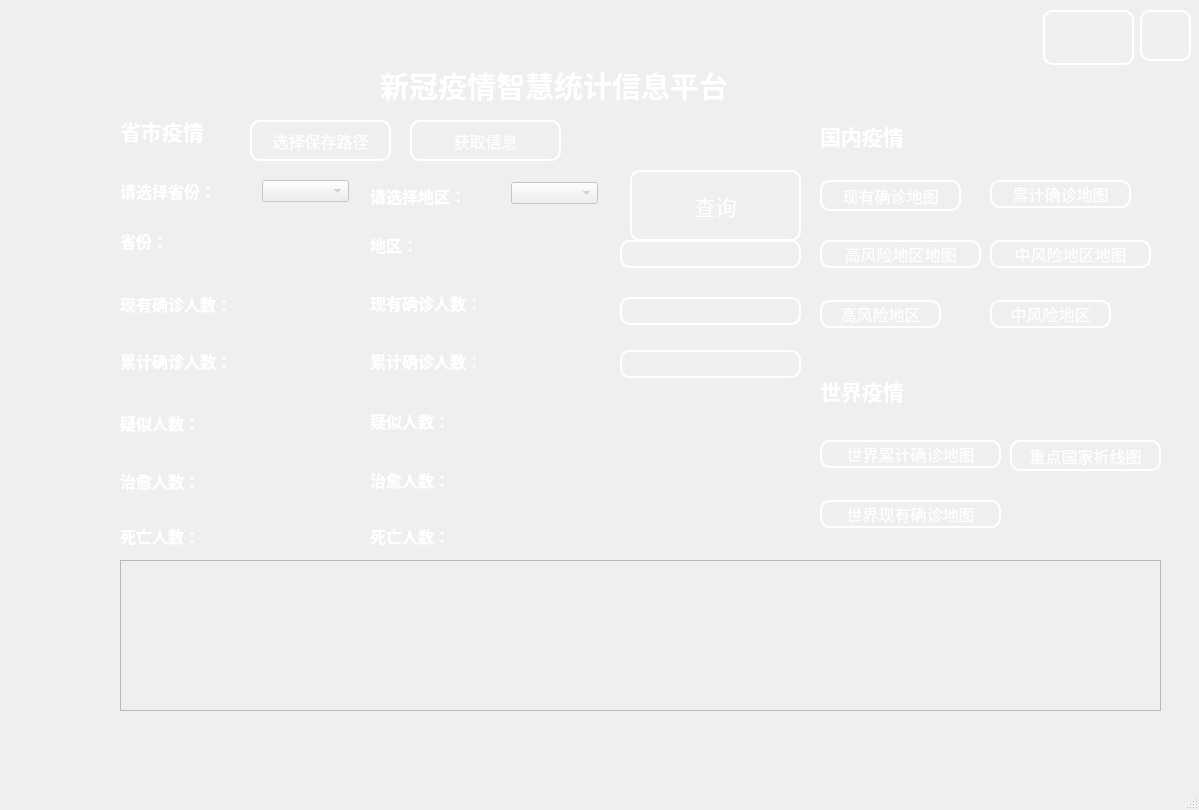
<?xml version="1.0" encoding="UTF-8"?>
<ui version="4.0">
 <class>MainWindow</class>
 <widget class="QMainWindow" name="MainWindow">
  <property name="enabled">
   <bool>false</bool>
  </property>
  <property name="geometry">
   <rect>
    <x>0</x>
    <y>0</y>
    <width>1199</width>
    <height>810</height>
   </rect>
  </property>
  <property name="windowTitle">
   <string>新冠疫情智慧统计信息平台</string>
  </property>
  <property name="windowIcon">
   <iconset>
    <normaloff>C:/Users/12858/.designer/backup/images/统计.png</normaloff>C:/Users/12858/.designer/backup/images/统计.png</iconset>
  </property>
  <property name="animated">
   <bool>true</bool>
  </property>
  <property name="dockOptions">
   <set>QMainWindow::AllowTabbedDocks|QMainWindow::AnimatedDocks</set>
  </property>
  <property name="unifiedTitleAndToolBarOnMac">
   <bool>false</bool>
  </property>
  <widget class="QWidget" name="centralwidget">
   <widget class="QWidget" name="widget" native="true">
    <property name="geometry">
     <rect>
      <x>10</x>
      <y>0</y>
      <width>1201</width>
      <height>751</height>
     </rect>
    </property>
    <property name="minimumSize">
     <size>
      <width>1201</width>
      <height>751</height>
     </size>
    </property>
    <property name="maximumSize">
     <size>
      <width>1201</width>
      <height>751</height>
     </size>
    </property>
    <property name="styleSheet">
     <string notr="true">/*背景*/
QWidget {
border-image:url(D:/python_workspase/疫情/images/bg1.jpg);
}

/*按钮（正常）*/
QPushButton{
border-image:url();
background-color:rgba(255,255,255,0);
color:#FFFFFF;
border:2px solid white;
border-radius:10px;
}

/*按钮（悬停）*/
QPushButton:hover{
border-image:url();
background-color:rgba(84,204,243,0);
color:rgb(84,204,243);
border:2px solid rgb(84,204,243);
border-radius:10px;
}

/*按钮（按下）*/
QPushButton:pressed{
border-image:url();
background-color:rgba(29,107,214,0);
color:rgb(29,107,214);
border:2px solid rgb(29,107,214);
border-radius:10px;
}

/*文本*/
QLabel{
border-image:url();
font-weight:bold;
color:#FFFFFF;
}

/*下拉列表*/
QComboBox{
border-image:url();
}</string>
    </property>
    <widget class="QLabel" name="label">
     <property name="geometry">
      <rect>
       <x>370</x>
       <y>40</y>
       <width>451</width>
       <height>91</height>
      </rect>
     </property>
     <property name="font">
      <font>
       <family>UD Digi Kyokasho NK-B</family>
       <pointsize>22</pointsize>
       <weight>75</weight>
       <italic>false</italic>
       <bold>true</bold>
      </font>
     </property>
     <property name="text">
      <string>新冠疫情智慧统计信息平台</string>
     </property>
    </widget>
    <widget class="QPushButton" name="b_out">
     <property name="geometry">
      <rect>
       <x>1130</x>
       <y>10</y>
       <width>51</width>
       <height>51</height>
      </rect>
     </property>
     <property name="styleSheet">
      <string notr="true">QPushButton{
border-image:url(D:/python_workspase/疫情/images/选项卡关闭按钮.png);
}

QPushButton:hover {
border-image:url(D:/python_workspase/疫情/images/选项卡关闭按钮2.png);
}

QPushButton:pressed {
border-image:url(D:/python_workspase/疫情/images/选项卡关闭按钮3.png);
}</string>
     </property>
     <property name="text">
      <string/>
     </property>
    </widget>
    <widget class="QComboBox" name="cb_province">
     <property name="geometry">
      <rect>
       <x>252</x>
       <y>180</y>
       <width>87</width>
       <height>22</height>
      </rect>
     </property>
    </widget>
    <widget class="QComboBox" name="cb_city">
     <property name="geometry">
      <rect>
       <x>501</x>
       <y>182</y>
       <width>87</width>
       <height>22</height>
      </rect>
     </property>
    </widget>
    <widget class="QLabel" name="label_3">
     <property name="geometry">
      <rect>
       <x>110</x>
       <y>230</y>
       <width>72</width>
       <height>21</height>
      </rect>
     </property>
     <property name="font">
      <font>
       <family>Arial</family>
       <pointsize>12</pointsize>
       <weight>75</weight>
       <bold>true</bold>
      </font>
     </property>
     <property name="text">
      <string>省份：</string>
     </property>
    </widget>
    <widget class="QLabel" name="label_4">
     <property name="geometry">
      <rect>
       <x>110</x>
       <y>293</y>
       <width>141</width>
       <height>21</height>
      </rect>
     </property>
     <property name="font">
      <font>
       <family>Arial</family>
       <pointsize>12</pointsize>
       <weight>75</weight>
       <bold>true</bold>
      </font>
     </property>
     <property name="text">
      <string>现有确诊人数：</string>
     </property>
    </widget>
    <widget class="QLabel" name="label_5">
     <property name="geometry">
      <rect>
       <x>110</x>
       <y>350</y>
       <width>131</width>
       <height>21</height>
      </rect>
     </property>
     <property name="font">
      <font>
       <family>Arial</family>
       <pointsize>12</pointsize>
       <weight>75</weight>
       <bold>true</bold>
      </font>
     </property>
     <property name="text">
      <string>累计确诊人数：</string>
     </property>
    </widget>
    <widget class="QLabel" name="label_6">
     <property name="geometry">
      <rect>
       <x>110</x>
       <y>407</y>
       <width>101</width>
       <height>31</height>
      </rect>
     </property>
     <property name="font">
      <font>
       <family>Arial</family>
       <pointsize>12</pointsize>
       <weight>75</weight>
       <bold>true</bold>
      </font>
     </property>
     <property name="text">
      <string>疑似人数：</string>
     </property>
    </widget>
    <widget class="QLabel" name="label_7">
     <property name="geometry">
      <rect>
       <x>110</x>
       <y>520</y>
       <width>91</width>
       <height>31</height>
      </rect>
     </property>
     <property name="font">
      <font>
       <family>Arial</family>
       <pointsize>12</pointsize>
       <weight>75</weight>
       <bold>true</bold>
      </font>
     </property>
     <property name="text">
      <string>死亡人数：</string>
     </property>
    </widget>
    <widget class="QLabel" name="label_8">
     <property name="geometry">
      <rect>
       <x>110</x>
       <y>465</y>
       <width>91</width>
       <height>31</height>
      </rect>
     </property>
     <property name="font">
      <font>
       <family>Arial</family>
       <pointsize>12</pointsize>
       <weight>75</weight>
       <bold>true</bold>
      </font>
     </property>
     <property name="text">
      <string>治愈人数：</string>
     </property>
    </widget>
    <widget class="QLabel" name="label_10">
     <property name="geometry">
      <rect>
       <x>360</x>
       <y>520</y>
       <width>91</width>
       <height>31</height>
      </rect>
     </property>
     <property name="font">
      <font>
       <family>Arial</family>
       <pointsize>12</pointsize>
       <weight>75</weight>
       <bold>true</bold>
      </font>
     </property>
     <property name="text">
      <string>死亡人数：</string>
     </property>
    </widget>
    <widget class="QLabel" name="label_11">
     <property name="geometry">
      <rect>
       <x>360</x>
       <y>287</y>
       <width>141</width>
       <height>31</height>
      </rect>
     </property>
     <property name="font">
      <font>
       <family>Arial</family>
       <pointsize>12</pointsize>
       <weight>75</weight>
       <bold>true</bold>
      </font>
     </property>
     <property name="text">
      <string>现有确诊人数：</string>
     </property>
    </widget>
    <widget class="QLabel" name="label_12">
     <property name="geometry">
      <rect>
       <x>360</x>
       <y>345</y>
       <width>141</width>
       <height>31</height>
      </rect>
     </property>
     <property name="font">
      <font>
       <family>Arial</family>
       <pointsize>12</pointsize>
       <weight>75</weight>
       <bold>true</bold>
      </font>
     </property>
     <property name="text">
      <string>累计确诊人数：</string>
     </property>
    </widget>
    <widget class="QLabel" name="label_13">
     <property name="geometry">
      <rect>
       <x>360</x>
       <y>410</y>
       <width>101</width>
       <height>21</height>
      </rect>
     </property>
     <property name="font">
      <font>
       <family>Arial</family>
       <pointsize>12</pointsize>
       <weight>75</weight>
       <bold>true</bold>
      </font>
     </property>
     <property name="text">
      <string>疑似人数：</string>
     </property>
    </widget>
    <widget class="QLabel" name="label_14">
     <property name="geometry">
      <rect>
       <x>360</x>
       <y>464</y>
       <width>91</width>
       <height>31</height>
      </rect>
     </property>
     <property name="font">
      <font>
       <family>Arial</family>
       <pointsize>12</pointsize>
       <weight>75</weight>
       <bold>true</bold>
      </font>
     </property>
     <property name="text">
      <string>治愈人数：</string>
     </property>
    </widget>
    <widget class="QLabel" name="label_15">
     <property name="geometry">
      <rect>
       <x>360</x>
       <y>229</y>
       <width>71</width>
       <height>31</height>
      </rect>
     </property>
     <property name="font">
      <font>
       <family>Arial</family>
       <pointsize>12</pointsize>
       <weight>75</weight>
       <bold>true</bold>
      </font>
     </property>
     <property name="text">
      <string>地区：</string>
     </property>
    </widget>
    <widget class="QPushButton" name="cumulative_deaths_history_province">
     <property name="geometry">
      <rect>
       <x>610</x>
       <y>350</y>
       <width>181</width>
       <height>28</height>
      </rect>
     </property>
     <property name="font">
      <font>
       <family>Arial</family>
       <pointsize>12</pointsize>
      </font>
     </property>
     <property name="text">
      <string/>
     </property>
    </widget>
    <widget class="QPushButton" name="cumulative_diagnosis_provincial_history">
     <property name="geometry">
      <rect>
       <x>610</x>
       <y>240</y>
       <width>181</width>
       <height>28</height>
      </rect>
     </property>
     <property name="font">
      <font>
       <family>Arial</family>
       <pointsize>12</pointsize>
      </font>
     </property>
     <property name="text">
      <string/>
     </property>
    </widget>
    <widget class="QPushButton" name="provincial_history_current_diagnosis">
     <property name="geometry">
      <rect>
       <x>610</x>
       <y>297</y>
       <width>181</width>
       <height>28</height>
      </rect>
     </property>
     <property name="font">
      <font>
       <family>Arial</family>
       <pointsize>12</pointsize>
      </font>
     </property>
     <property name="text">
      <string/>
     </property>
    </widget>
    <widget class="QPushButton" name="b_minimize">
     <property name="geometry">
      <rect>
       <x>1033</x>
       <y>10</y>
       <width>91</width>
       <height>55</height>
      </rect>
     </property>
     <property name="styleSheet">
      <string notr="true">QPushButton {
border-image:url(D:/python_workspase/疫情/images/最小化按钮.png);
}

QPushButton:hover {
border-image:url(D:/python_workspase/疫情/images/最小化按钮2.png);
}

QPushButton:pressed {
border-image:url(D:/python_workspase/疫情/images/最小化按钮3.png);
}</string>
     </property>
     <property name="text">
      <string/>
     </property>
    </widget>
    <widget class="QLabel" name="label_16">
     <property name="geometry">
      <rect>
       <x>110</x>
       <y>110</y>
       <width>121</width>
       <height>41</height>
      </rect>
     </property>
     <property name="font">
      <font>
       <family>Arial</family>
       <pointsize>16</pointsize>
       <weight>75</weight>
       <bold>true</bold>
      </font>
     </property>
     <property name="text">
      <string>省市疫情</string>
     </property>
    </widget>
    <widget class="QLabel" name="label_17">
     <property name="geometry">
      <rect>
       <x>810</x>
       <y>120</y>
       <width>121</width>
       <height>31</height>
      </rect>
     </property>
     <property name="font">
      <font>
       <family>Arial</family>
       <pointsize>16</pointsize>
       <weight>75</weight>
       <bold>true</bold>
      </font>
     </property>
     <property name="text">
      <string>国内疫情</string>
     </property>
    </widget>
    <widget class="QPushButton" name="existing_diagnostic_map">
     <property name="geometry">
      <rect>
       <x>810</x>
       <y>180</y>
       <width>141</width>
       <height>31</height>
      </rect>
     </property>
     <property name="font">
      <font>
       <family>Arial</family>
       <pointsize>12</pointsize>
      </font>
     </property>
     <property name="styleSheet">
      <string notr="true"/>
     </property>
     <property name="text">
      <string>现有确诊地图</string>
     </property>
    </widget>
    <widget class="QPushButton" name="cumulative_diagnosis_map">
     <property name="geometry">
      <rect>
       <x>980</x>
       <y>180</y>
       <width>141</width>
       <height>28</height>
      </rect>
     </property>
     <property name="font">
      <font>
       <family>Arial</family>
       <pointsize>12</pointsize>
      </font>
     </property>
     <property name="text">
      <string>累计确诊地图</string>
     </property>
    </widget>
    <widget class="QPushButton" name="high_risk_areas">
     <property name="geometry">
      <rect>
       <x>810</x>
       <y>300</y>
       <width>121</width>
       <height>28</height>
      </rect>
     </property>
     <property name="font">
      <font>
       <family>Arial</family>
       <pointsize>12</pointsize>
      </font>
     </property>
     <property name="text">
      <string>高风险地区</string>
     </property>
    </widget>
    <widget class="QPushButton" name="high_risk_area_map">
     <property name="geometry">
      <rect>
       <x>810</x>
       <y>240</y>
       <width>161</width>
       <height>28</height>
      </rect>
     </property>
     <property name="font">
      <font>
       <family>Arial</family>
       <pointsize>12</pointsize>
      </font>
     </property>
     <property name="text">
      <string>高风险地区地图</string>
     </property>
    </widget>
    <widget class="QPushButton" name="medium_risk_area_map">
     <property name="geometry">
      <rect>
       <x>980</x>
       <y>240</y>
       <width>161</width>
       <height>28</height>
      </rect>
     </property>
     <property name="font">
      <font>
       <family>Arial</family>
       <pointsize>12</pointsize>
      </font>
     </property>
     <property name="text">
      <string>中风险地区地图</string>
     </property>
    </widget>
    <widget class="QPushButton" name="medium_risk_areas">
     <property name="geometry">
      <rect>
       <x>980</x>
       <y>300</y>
       <width>121</width>
       <height>28</height>
      </rect>
     </property>
     <property name="font">
      <font>
       <family>Arial</family>
       <pointsize>12</pointsize>
      </font>
     </property>
     <property name="text">
      <string>中风险地区</string>
     </property>
    </widget>
    <widget class="QLabel" name="label_2">
     <property name="geometry">
      <rect>
       <x>810</x>
       <y>370</y>
       <width>121</width>
       <height>41</height>
      </rect>
     </property>
     <property name="font">
      <font>
       <family>Arial</family>
       <pointsize>16</pointsize>
       <weight>75</weight>
       <bold>true</bold>
      </font>
     </property>
     <property name="text">
      <string>世界疫情</string>
     </property>
    </widget>
    <widget class="QPushButton" name="world_cumulative_diagnosis_map">
     <property name="geometry">
      <rect>
       <x>810</x>
       <y>440</y>
       <width>181</width>
       <height>28</height>
      </rect>
     </property>
     <property name="font">
      <font>
       <family>Arial</family>
       <pointsize>12</pointsize>
      </font>
     </property>
     <property name="text">
      <string>世界累计确诊地图</string>
     </property>
    </widget>
    <widget class="QPushButton" name="world_existing_diagnosis_map">
     <property name="geometry">
      <rect>
       <x>810</x>
       <y>500</y>
       <width>181</width>
       <height>28</height>
      </rect>
     </property>
     <property name="font">
      <font>
       <family>Arial</family>
       <pointsize>12</pointsize>
      </font>
     </property>
     <property name="text">
      <string>世界现有确诊地图</string>
     </property>
    </widget>
    <widget class="QLabel" name="label_9">
     <property name="geometry">
      <rect>
       <x>110</x>
       <y>170</y>
       <width>121</width>
       <height>41</height>
      </rect>
     </property>
     <property name="font">
      <font>
       <family>Arial</family>
       <pointsize>12</pointsize>
       <weight>75</weight>
       <bold>true</bold>
      </font>
     </property>
     <property name="text">
      <string>请选择省份：</string>
     </property>
    </widget>
    <widget class="QLabel" name="label_18">
     <property name="geometry">
      <rect>
       <x>360</x>
       <y>180</y>
       <width>121</width>
       <height>31</height>
      </rect>
     </property>
     <property name="font">
      <font>
       <family>Arial</family>
       <pointsize>12</pointsize>
       <weight>75</weight>
       <bold>true</bold>
      </font>
     </property>
     <property name="text">
      <string>请选择地区：</string>
     </property>
    </widget>
    <widget class="QLabel" name="province">
     <property name="geometry">
      <rect>
       <x>260</x>
       <y>230</y>
       <width>72</width>
       <height>15</height>
      </rect>
     </property>
     <property name="font">
      <font>
       <family>Arial</family>
       <pointsize>12</pointsize>
       <weight>75</weight>
       <bold>true</bold>
      </font>
     </property>
     <property name="text">
      <string/>
     </property>
    </widget>
    <widget class="QLabel" name="p_currentConfirmedCount">
     <property name="geometry">
      <rect>
       <x>260</x>
       <y>298</y>
       <width>72</width>
       <height>15</height>
      </rect>
     </property>
     <property name="font">
      <font>
       <family>Arial</family>
       <pointsize>12</pointsize>
       <weight>75</weight>
       <bold>true</bold>
      </font>
     </property>
     <property name="text">
      <string/>
     </property>
    </widget>
    <widget class="QLabel" name="p_confirmedCount">
     <property name="geometry">
      <rect>
       <x>260</x>
       <y>355</y>
       <width>72</width>
       <height>15</height>
      </rect>
     </property>
     <property name="font">
      <font>
       <family>Arial</family>
       <pointsize>12</pointsize>
       <weight>75</weight>
       <bold>true</bold>
      </font>
     </property>
     <property name="text">
      <string/>
     </property>
    </widget>
    <widget class="QLabel" name="p_suspectedCount">
     <property name="geometry">
      <rect>
       <x>260</x>
       <y>410</y>
       <width>72</width>
       <height>15</height>
      </rect>
     </property>
     <property name="font">
      <font>
       <family>Arial</family>
       <pointsize>12</pointsize>
       <weight>75</weight>
       <bold>true</bold>
      </font>
     </property>
     <property name="text">
      <string/>
     </property>
    </widget>
    <widget class="QLabel" name="p_curedCount">
     <property name="geometry">
      <rect>
       <x>260</x>
       <y>470</y>
       <width>72</width>
       <height>15</height>
      </rect>
     </property>
     <property name="font">
      <font>
       <family>Arial</family>
       <pointsize>12</pointsize>
       <weight>75</weight>
       <bold>true</bold>
      </font>
     </property>
     <property name="text">
      <string/>
     </property>
    </widget>
    <widget class="QLabel" name="p_deadCount">
     <property name="geometry">
      <rect>
       <x>260</x>
       <y>530</y>
       <width>72</width>
       <height>15</height>
      </rect>
     </property>
     <property name="font">
      <font>
       <family>Arial</family>
       <pointsize>12</pointsize>
       <weight>75</weight>
       <bold>true</bold>
      </font>
     </property>
     <property name="text">
      <string/>
     </property>
    </widget>
    <widget class="QLabel" name="area">
     <property name="geometry">
      <rect>
       <x>430</x>
       <y>240</y>
       <width>161</width>
       <height>20</height>
      </rect>
     </property>
     <property name="font">
      <font>
       <family>Arial</family>
       <pointsize>12</pointsize>
       <weight>75</weight>
       <bold>true</bold>
      </font>
     </property>
     <property name="text">
      <string/>
     </property>
    </widget>
    <widget class="QLabel" name="a_currentConfirmedCount">
     <property name="geometry">
      <rect>
       <x>510</x>
       <y>300</y>
       <width>72</width>
       <height>15</height>
      </rect>
     </property>
     <property name="font">
      <font>
       <family>Arial</family>
       <pointsize>12</pointsize>
       <weight>75</weight>
       <bold>true</bold>
      </font>
     </property>
     <property name="text">
      <string/>
     </property>
    </widget>
    <widget class="QLabel" name="a_confirmedCount">
     <property name="geometry">
      <rect>
       <x>510</x>
       <y>355</y>
       <width>72</width>
       <height>15</height>
      </rect>
     </property>
     <property name="font">
      <font>
       <family>Arial</family>
       <pointsize>12</pointsize>
       <weight>75</weight>
       <bold>true</bold>
      </font>
     </property>
     <property name="text">
      <string/>
     </property>
    </widget>
    <widget class="QLabel" name="a_suspectedCount">
     <property name="geometry">
      <rect>
       <x>510</x>
       <y>410</y>
       <width>72</width>
       <height>15</height>
      </rect>
     </property>
     <property name="font">
      <font>
       <family>Arial</family>
       <pointsize>12</pointsize>
       <weight>75</weight>
       <bold>true</bold>
      </font>
     </property>
     <property name="text">
      <string/>
     </property>
    </widget>
    <widget class="QLabel" name="a_curedCount">
     <property name="geometry">
      <rect>
       <x>510</x>
       <y>470</y>
       <width>72</width>
       <height>15</height>
      </rect>
     </property>
     <property name="font">
      <font>
       <family>Arial</family>
       <pointsize>12</pointsize>
       <weight>75</weight>
       <bold>true</bold>
      </font>
     </property>
     <property name="text">
      <string/>
     </property>
    </widget>
    <widget class="QLabel" name="a_deadCount">
     <property name="geometry">
      <rect>
       <x>510</x>
       <y>530</y>
       <width>72</width>
       <height>15</height>
      </rect>
     </property>
     <property name="font">
      <font>
       <family>Arial</family>
       <pointsize>12</pointsize>
       <weight>75</weight>
       <bold>true</bold>
      </font>
     </property>
     <property name="text">
      <string/>
     </property>
    </widget>
    <widget class="QPushButton" name="select">
     <property name="geometry">
      <rect>
       <x>620</x>
       <y>170</y>
       <width>171</width>
       <height>71</height>
      </rect>
     </property>
     <property name="font">
      <font>
       <family>Arial</family>
       <pointsize>16</pointsize>
      </font>
     </property>
     <property name="styleSheet">
      <string notr="true">QPushButton {
	border-image:url();
}</string>
     </property>
     <property name="text">
      <string>查询</string>
     </property>
    </widget>
    <widget class="QPushButton" name="pushButton">
     <property name="geometry">
      <rect>
       <x>240</x>
       <y>120</y>
       <width>141</width>
       <height>41</height>
      </rect>
     </property>
     <property name="font">
      <font>
       <family>Arial</family>
       <pointsize>12</pointsize>
      </font>
     </property>
     <property name="text">
      <string>选择保存路径</string>
     </property>
    </widget>
    <widget class="QPushButton" name="pushButton_2">
     <property name="geometry">
      <rect>
       <x>400</x>
       <y>120</y>
       <width>151</width>
       <height>41</height>
      </rect>
     </property>
     <property name="font">
      <font>
       <family>Arial</family>
       <pointsize>12</pointsize>
      </font>
     </property>
     <property name="text">
      <string>获取信息</string>
     </property>
    </widget>
    <widget class="QPlainTextEdit" name="plainTextEdit">
     <property name="geometry">
      <rect>
       <x>110</x>
       <y>560</y>
       <width>1041</width>
       <height>151</height>
      </rect>
     </property>
    </widget>
    <widget class="QPushButton" name="pushButton_3">
     <property name="geometry">
      <rect>
       <x>1000</x>
       <y>440</y>
       <width>151</width>
       <height>31</height>
      </rect>
     </property>
     <property name="font">
      <font>
       <family>Arial</family>
       <pointsize>12</pointsize>
      </font>
     </property>
     <property name="text">
      <string>重点国家折线图</string>
     </property>
    </widget>
   </widget>
  </widget>
  <widget class="QMenuBar" name="menubar">
   <property name="geometry">
    <rect>
     <x>0</x>
     <y>0</y>
     <width>1199</width>
     <height>26</height>
    </rect>
   </property>
  </widget>
  <widget class="QStatusBar" name="statusbar"/>
 </widget>
 <resources/>
 <connections/>
</ui>
